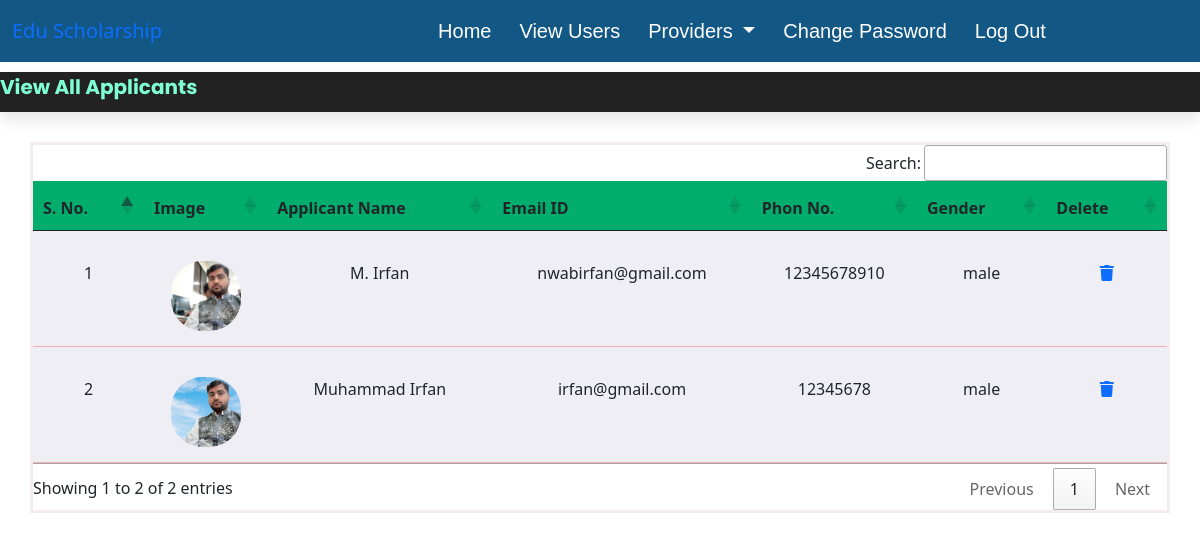
/view_users (signed in), run on the app's committed database.
### scholarship/models.py (models this page shows, shortened)
class StudentUser(models.Model):
    user = models.ForeignKey(User, on_delete=models.CASCADE)
    mobile = models.CharField(max_length=20, null=True)
    image = models.FileField()
    gender = models.CharField(max_length=10, null=False)
    usertype = models.CharField(max_length=30, null=False)

### scholarship/views.py (the view)
# urls.py: path('view_users', view_users, name='view_users'),
def view_users(request):
    if not request.user.is_authenticated:
        return redirect('admin_login')
    studentdata = StudentUser.objects.all()
    dic = {'userdata': studentdata}
    return render(request, 'view_users.html', dic)

### scholarship/templates/view_users.html (shortened to what this page needs)
{% extends 'admin_base.html' %}
{% load static %}
{% block content %}
<section class="marquee">
    <marquee behavior="scroll" direction="left" scrollamount="12">View All Applicants</marquee>
</section>
<section class="view">
    <div class="container">
        <table class="table" id="example" >
            <thead>
                <tr>
                    <th>S. No.</th>
                    <th>Image</th>
                    <th>Applicant Name</th>
                    <th>Email ID </th>
                    <th>Phon No.</th>
                    <th>Gender</th>
                    <th>Delete</th>
                </tr>
            </thead>
            <tbody>
                {% for data in userdata %}
                <tr>
                    <td>{{ forloop.counter }}</td>
                    <td><img src="{{ data.image.url }}"></td>
                    <td>{{ data.user.first_name }} {{ data.user.last_name }}</td>
                    <td>{{ data.user.username }}</td>
                    <td>{{ data.mobile }}</td>
                    <td>{{ data.gender }}</td>
                    <td><a href="{% url 'delete_user' data.user.id %}" onclick="return confirm('Are you sure? \nYou want to delete...')"><i class="fa fa-trash" aria-hidden="true"></i></a></td>
                </tr>
                {% endfor %}
            </tbody>
        </table>
    </div>
</section>
{% endblock %}

### scholarship/static/css/mystyle.css (style rules this page uses)
:root { --main-color:#602ba4; --black:#222; --white:#fff; --light-black:#777; --light-white:#fff9; --dark-bg:rgba(0,0,0,.7); --light-bg:#eee; --border:.1rem solid var(--black); --box-shadow:0 .5rem 1rem rgba(0,0,0,.1); --text-shadow:0 1.5rem 3rem rgba(0,0,0,.3); }
.marquee { margin-top: 10px; height: 40px; background-color: #222; color: aquamarine; box-shadow: var(--box-shadow); font-size: 20px; font-weight: bold; font-family:'Poppins', sans-serif; font-display: flex; }
.view { margin-top: 30px; margin-bottom: 50px; }
.view .container { border: 3px solid #f5eded; padding: 0px; text-align: center; }
thead { background-color: #00ad6d; height: 50px; }
.view .container .table { background-color: rgb(239, 238, 245); margin: 0px; }
.view .container .table tr { border: 3px solid #f8acac; }
.view .container .table td { padding-top: 30px; padding-bottom: 15px; }
.view .container img { height: 70px; width: 70px; border-radius: 45%; }

### data on the page
StudentUser: image (picture), user.first_name "M.", user.last_name "Irfan", user.username "nwabirfan@gmail.com", mobile "12345678910", gender "male"
StudentUser: image (picture), user.first_name "Muhammad", user.last_name "Irfan", user.username "irfan@gmail.com", mobile "12345678", gender "male"
